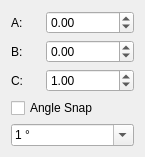
<?xml version="1.0" encoding="UTF-8"?>
<ui version="4.0">
 <class>Angle</class>
 <widget class="QWidget" name="Angle">
  <property name="geometry">
   <rect>
    <x>0</x>
    <y>0</y>
    <width>145</width>
    <height>147</height>
   </rect>
  </property>
  <property name="windowTitle">
   <string>Form</string>
  </property>
  <layout class="QVBoxLayout" name="verticalLayout">
   <item>
    <layout class="QHBoxLayout" name="horizontalLayout">
     <item>
      <widget class="QLabel" name="label">
       <property name="text">
        <string>A:</string>
       </property>
      </widget>
     </item>
     <item>
      <widget class="QDoubleSpinBox" name="vectorA">
       <property name="minimum">
        <double>-2147480000.000000000000000</double>
       </property>
       <property name="maximum">
        <double>2147480000.000000000000000</double>
       </property>
      </widget>
     </item>
    </layout>
   </item>
   <item>
    <layout class="QHBoxLayout" name="horizontalLayout_2">
     <item>
      <widget class="QLabel" name="label_2">
       <property name="text">
        <string>B:</string>
       </property>
      </widget>
     </item>
     <item>
      <widget class="QDoubleSpinBox" name="vectorB">
       <property name="minimum">
        <double>-2147480000.000000000000000</double>
       </property>
       <property name="maximum">
        <double>2147480000.000000000000000</double>
       </property>
      </widget>
     </item>
    </layout>
   </item>
   <item>
    <layout class="QHBoxLayout" name="horizontalLayout_3">
     <item>
      <widget class="QLabel" name="label_3">
       <property name="text">
        <string>C:</string>
       </property>
      </widget>
     </item>
     <item>
      <widget class="QDoubleSpinBox" name="vectorC">
       <property name="minimum">
        <double>-2147480000.000000000000000</double>
       </property>
       <property name="maximum">
        <double>2147480000.000000000000000</double>
       </property>
       <property name="value">
        <double>1.000000000000000</double>
       </property>
      </widget>
     </item>
    </layout>
   </item>
   <item>
    <widget class="QCheckBox" name="checkBoxSnap">
     <property name="text">
      <string>Angle Snap</string>
     </property>
    </widget>
   </item>
   <item>
    <widget class="QComboBox" name="comboGridSize">
     <property name="editable">
      <bool>true</bool>
     </property>
     <item>
      <property name="text">
       <string notr="true">1 °</string>
      </property>
     </item>
     <item>
      <property name="text">
       <string notr="true">2 °</string>
      </property>
     </item>
     <item>
      <property name="text">
       <string notr="true">5 °</string>
      </property>
     </item>
     <item>
      <property name="text">
       <string notr="true">10 °</string>
      </property>
     </item>
     <item>
      <property name="text">
       <string notr="true">20 °</string>
      </property>
     </item>
     <item>
      <property name="text">
       <string notr="true">45 °</string>
      </property>
     </item>
     <item>
      <property name="text">
       <string notr="true">90 °</string>
      </property>
     </item>
     <item>
      <property name="text">
       <string notr="true">180 °</string>
      </property>
     </item>
    </widget>
   </item>
  </layout>
 </widget>
 <resources/>
 <connections/>
</ui>
